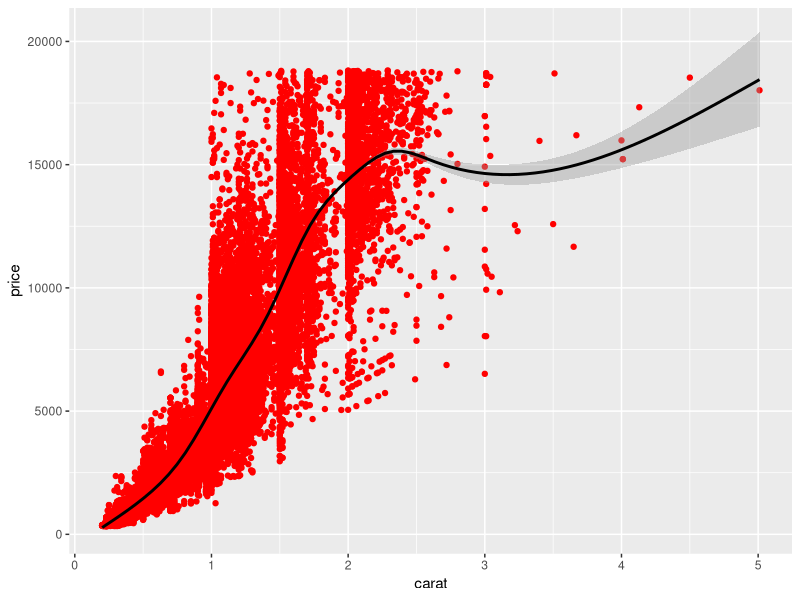

This chart was generated by the following R code:
library(ggplot2)
ggplot(diamonds, aes(x=carat,y=price,color=clarity)) + geom_point(color="red") + geom_smooth(color="black")

# The different observation which I used using the diamond data set is that the data of each clarity is identified by different colours#